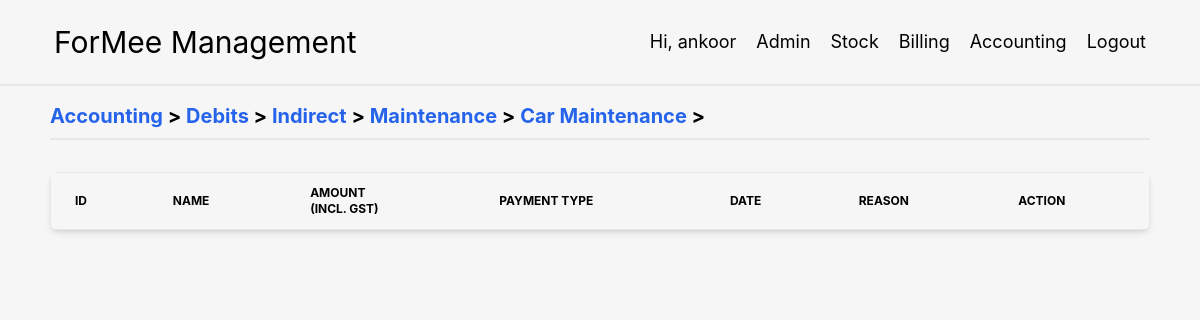
/accounting/de/indirect/4/debit/6/37/ (signed in), run on an earlier commit of the app's database.
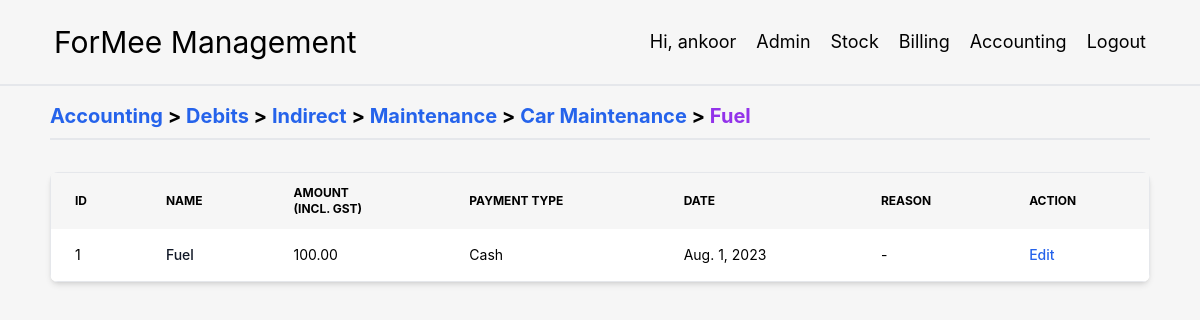
And on a later commit of the database.
### Accounting/models.py (models this page shows, shortened)
class SubDebit(models.Model):
    name = models.CharField(max_length=100)
    quantity = models.IntegerField(default=0, null=True, blank=True)
    quantity_type = models.CharField(max_length=20, choices=Quantity_Choice, default='kgs')
    price = models.FloatField(default=0.0, null=True, blank=True)
    cgst = models.FloatField(default=0.0, null=True, blank=True)
    sgst = models.FloatField(default=0.0, null=True, blank=True)
    sub_amount = models.FloatField(default=0)
    amount = models.FloatField()
    date = models.DateField()
    reason = models.TextField(null=True, blank=True)
    debit = models.ForeignKey(Debit, on_delete=models.CASCADE)
    payment_type = models.CharField(max_length=100, choices=Payment_Type, default='cash')

### Accounting/views.py (the view)
# urls.py: path('accounting/de/<str:debit_type>/<int:debit_type_id>/debit/<int:debit_id>/<int:sub_debit_id>/', views.sub_debits_expand_view),
@login_required
def sub_debits_expand_view(request, debit_type, debit_type_id, debit_id, sub_debit_id):
    debit_type_instance = DebitType.objects.get(type=debit_type, id=debit_type_id)
    debit = Debit.objects.get(id=debit_id)
    subdebit = SubDebit.objects.filter(id=sub_debit_id)
    context = {
        'debit_type': debit_type_instance,
        'debit': debit,
        'subdebit': subdebit,
    }
    return render(request, 'sub_debit_expand.html', context=context)

### Accounting/models.py (called while the page is built)
    def __str__(self):
        return self.name

    def __str__(self):
        return self.name

### Accounting/templates/sub_debit_expand.html (shortened to what this page needs)
{% extends 'base.html' %}
{% block body %}
<div class="flex w-11/12 m-auto gap-8 mt-4 border-b-2 mb-4">
    <div class="text-xl font-bold pb-2">
        <a href="/accounting/" class="text-blue-600 hover:underline">Accounting</a> >
        <a href="/accounting/de/" class="text-blue-600 hover:underline">Debits</a> >
        <a href="/accounting/de/{{ debit_type.type }}/" class="text-blue-600 hover:underline">{{ debit_type.type|title }}</a> >
        <a href="/accounting/de/{{ debit_type.type }}/{{ debit_type.pk }}/debit/" class="text-blue-600 hover:underline">{{ debit_type }}</a> >
        <a href="/accounting/de/{{ debit_type.type }}/{{ debit_type.pk }}/debit/{{ debit.pk }}" class="text-blue-600 hover:underline">{{ debit }}</a> >
        {% for x in subdebit %}
        <a href="/accounting/de/{{ debit_type.type }}/{{ debit_type.pk }}/debit/{{ debit.pk }}/{{ x.pk }}/" class="text-purple-600 hover:underline">{{ x.name }}</a>
        {% endfor %}
    </div>
</div>
<div class="w-11/12 m-auto flex justify-between gap-8 mb-16">
    <div class="relative overflow-x-auto shadow-md sm:rounded-lg w-full mt-4">
        <table class="w-full text-sm text-left border">
            <thead class="text-xs uppercase">
            <tr>
                <th scope="col" class="px-6 py-3">
                    Id
                </th>
                <th scope="col" class="px-6 py-3">
                    Name
                </th>
                <th scope="col" class="px-6 py-3">
                    Amount<br>(incl. gst)
                </th>
                <th scope="col" class="px-6 py-3">
                    Payment Type
                </th>
                <th scope="col" class="px-6 py-3">
                    Date
                </th>
                <th scope="col" class="px-6 py-3">
                    Reason
                </th>
                <th scope="col" class="px-6 py-3">
                    Action
                </th>
            </tr>
            </thead>
            <tbody>
            {% for debit in subdebit %}
            <tr class="bg-white border-b">
                <td class="px-6 py-4">
                    {{ forloop.counter }}
                </td>
                <th class="px-6 py-4 font-medium text-gray-900 whitespace-wrap">
                    {{ debit.name }}
                </th>
                <td class="px-6 py-4">
                    {{ debit.amount|floatformat:2 }}
                </td>
                <td class="px-6 py-4">
                    {{ debit.payment_type|title }}
                </td>
                <td class="px-6 py-4">
                    {{ debit.date }}
                </td>
                <td class="px-6 py-4">
                    {% if debit.reason %}{{ debit.reason|floatformat:2 }}{% else %}-{% endif %}
                </td>
                <td class="px-6 py-4">
                    <a href="edit/" class="font-medium text-blue-600 hover:underline">Edit</a>
                </td>
            </tr>
            {% endfor %}
            </tbody>
        </table>
    </div>
</div>
{% endblock %}

What changed in the data, as far as the page shows it:
added SubDebit: name "Fuel", amount "100.00", payment_type "Cash", date "Aug. 1, 2023"
